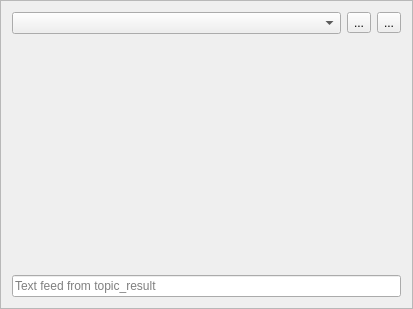
<?xml version="1.0" encoding="UTF-8"?>
<ui version="4.0">
 <class>FocusedFrame</class>
 <widget class="QFrame" name="FocusedFrame">
  <property name="geometry">
   <rect>
    <x>0</x>
    <y>0</y>
    <width>413</width>
    <height>309</height>
   </rect>
  </property>
  <property name="windowTitle">
   <string>Frame</string>
  </property>
  <property name="frameShape">
   <enum>QFrame::StyledPanel</enum>
  </property>
  <property name="frameShadow">
   <enum>QFrame::Raised</enum>
  </property>
  <layout class="QVBoxLayout" name="verticalLayout">
   <item>
    <layout class="QHBoxLayout" name="horizontal_layout">
     <item>
      <widget class="QComboBox" name="video_combobox"/>
     </item>
     <item>
      <widget class="QToolButton" name="video_record_button">
       <property name="text">
        <string>...</string>
       </property>
       <property name="icon">
        <iconset theme="media-record">
         <normaloff/>
        </iconset>
       </property>
       <property name="iconSize">
        <size>
         <width>24</width>
         <height>24</height>
        </size>
       </property>
      </widget>
     </item>
     <item>
      <widget class="QToolButton" name="video_screenshot_button">
       <property name="enabled">
        <bool>true</bool>
       </property>
       <property name="text">
        <string>...</string>
       </property>
       <property name="icon">
        <iconset theme="insert-image">
         <normaloff/>
        </iconset>
       </property>
       <property name="iconSize">
        <size>
         <width>24</width>
         <height>24</height>
        </size>
       </property>
      </widget>
     </item>
    </layout>
   </item>
   <item>
    <widget class="vision_client::ImageFrame" name="video_image_frame">
     <property name="sizePolicy">
      <sizepolicy hsizetype="Expanding" vsizetype="Expanding">
       <horstretch>0</horstretch>
       <verstretch>0</verstretch>
      </sizepolicy>
     </property>
     <property name="minimumSize">
      <size>
       <width>39</width>
       <height>40</height>
      </size>
     </property>
     <property name="maximumSize">
      <size>
       <width>16777215</width>
       <height>16777215</height>
      </size>
     </property>
     <property name="contextMenuPolicy">
      <enum>Qt::ActionsContextMenu</enum>
     </property>
     <property name="frameShape">
      <enum>QFrame::NoFrame</enum>
     </property>
     <property name="lineWidth">
      <number>1</number>
     </property>
    </widget>
   </item>
   <item>
    <widget class="QLineEdit" name="video_result_line">
     <property name="readOnly">
      <bool>true</bool>
     </property>
     <property name="placeholderText">
      <string>Text feed from topic_result</string>
     </property>
    </widget>
   </item>
  </layout>
 </widget>
 <customwidgets>
  <customwidget>
   <class>vision_client::ImageFrame</class>
   <extends>QFrame</extends>
   <header>image_frame.h</header>
   <container>1</container>
  </customwidget>
 </customwidgets>
 <resources/>
 <connections/>
</ui>
